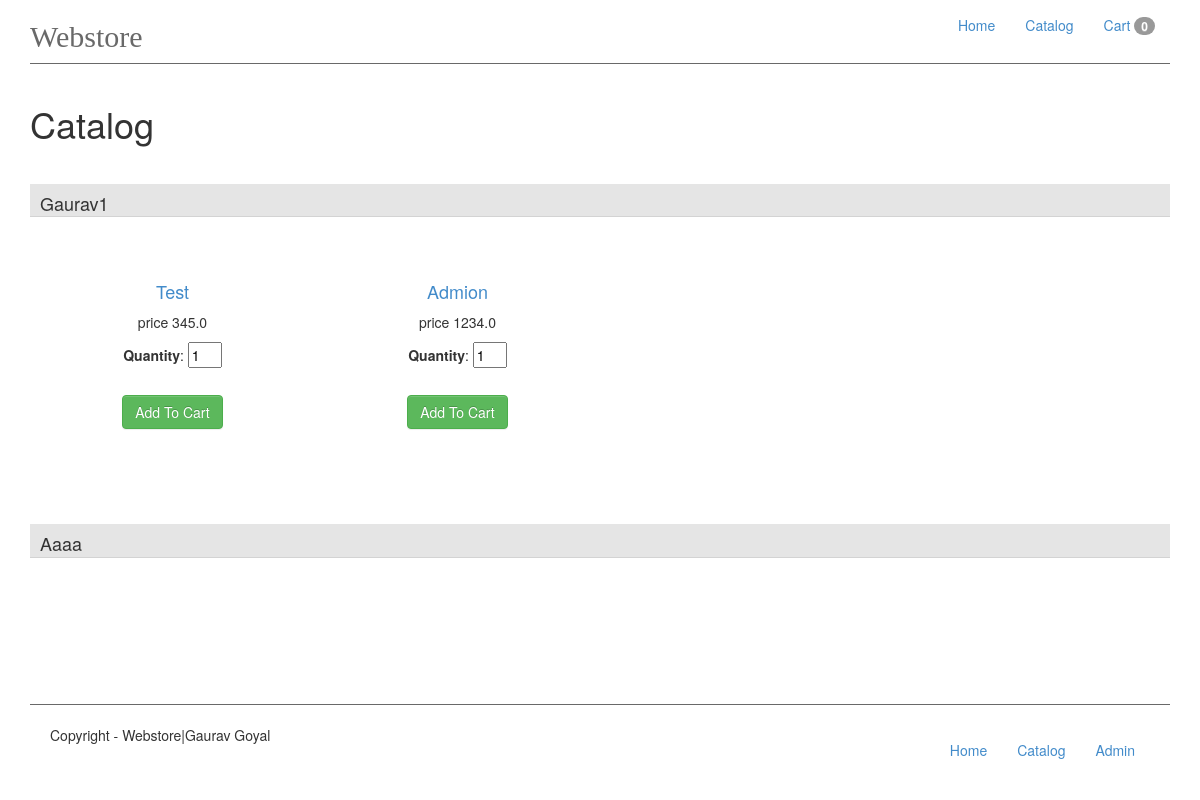
The app's page /catalog/, older data.
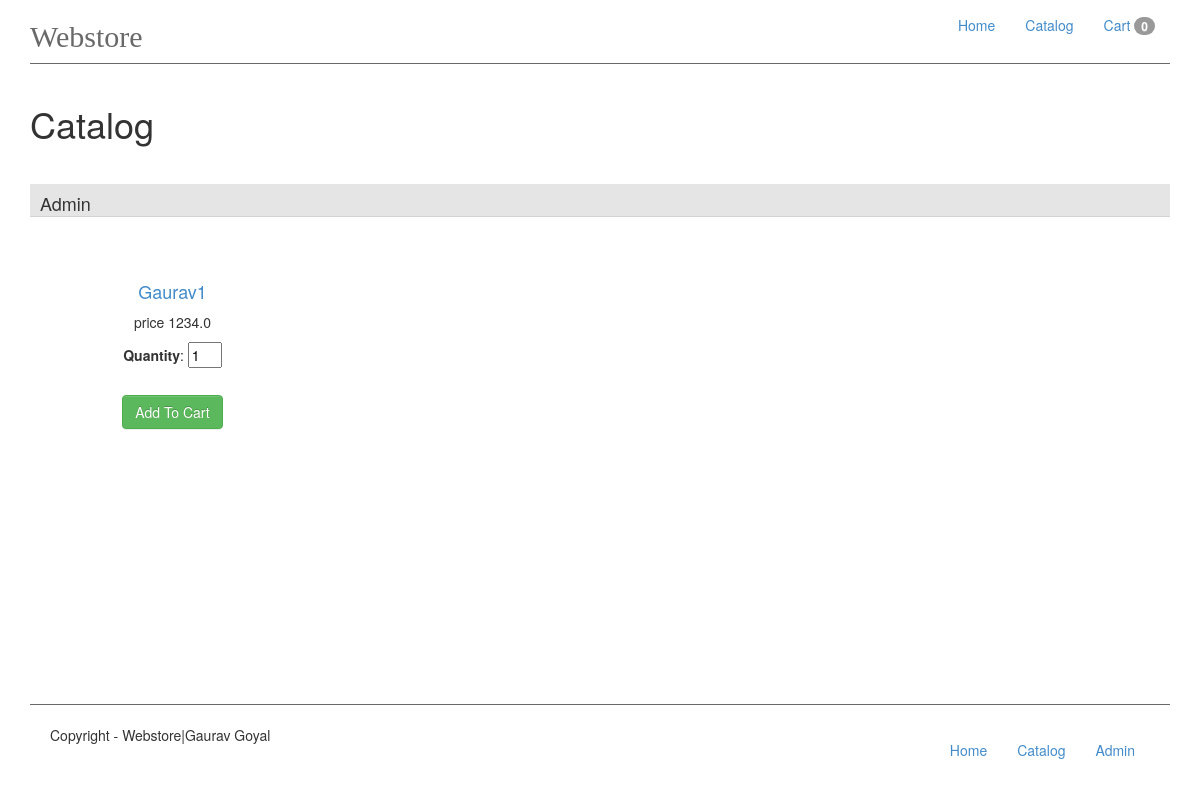
The same page, newer data.
### app/models.py (models this page shows, shortened)
class Category(db.Model):
    id = db.Column(db.Integer, primary_key=True)
    name = db.Column(db.String(50), unique=True, index=True)
    products = db.relationship('Product', backref='category', lazy='dynamic')

class Product(db.Model):
    id = db.Column(db.Integer, primary_key=True)
    name = db.Column(db.String(50), unique=True, index=True)
    price = db.Column(db.Float, index=True)
    description = db.Column(db.String(400), index=True)
    category_id = db.Column(db.Integer, db.ForeignKey('category.id'))
    cart = db.relationship('Cart', backref='products', lazy='dynamic')

### app/views.py (the view, shortened to what this page needs)
@app.route('/catalog/', methods=['GET', 'POST'])
def catalog():
    count = shoppingcart.cart_distinct_item_count()
    form = QuantityForm()
    category = Category.query.all()
    product = Product.query.all()
    return render_template('catalog.html', categories=category, products=product, form=form, count=count)

### app/forms.py
class QuantityForm(Form):
    quantity = TextField('Quantity', validators=[Required('Please eneter quantity.')], default=1)

### app/shoppingcart.py (called while the page is built)
def get_cart_id():
    if 'username' in session:
        return session['username']
    else:
        if request.cookies.get('anonymous_user'):
            cart_id = request.cookies.get('anonymous_user')
        else:
            cart_id = _genrate_cart_id()
        return cart_id

def _genrate_cart_id():
    cart_id = ''
    characters = 'ABCDEFGHIJKLMNOPQRSTUVWXYZabcdefghijklmnopqrstuvwxyz' \
                 '1234567890!@#$%^&*()'
    cart_id_length = 50
    for y in range(cart_id_length):
        cart_id += characters[random.randint(0, len(characters)-1)]
    return cart_id

def get_cart_items():
    cart_items = Cart.query.filter_by(cart_id=get_cart_id())
    return cart_items

def cart_distinct_item_count():
    return get_cart_items().count()

### app/templates/catalog.html (shortened to what this page needs)
{% extends 'base.html' %}
{% block content%}
<h1>Catalog</h1>
{% for category in categories %}
    <div class="row"><div id="show_products" class="col-md-12">
        <h4 id="category_name">{{ category.name }}</h4>
    <div>
        {% for product in products %}
        {% if category.id == product.category_id %}
       <div class="col-md-3" id="catalog_product">
       <div >    <h4 class="text-primary">{{ product.name }}</h4>
        <p>price {{ product.price }}</p>
            <form name="add_quantity" method="post">
            <label>{{ form.quantity.label }}</label>:
                {{ form.quantity(size=1) }}
                <br>
                <br>
            <input type="submit" value="Add To Cart" class="btn btn-success">
            </form></div>
       </div>
        {% endif %}
        {% endfor %}
    </div>
    </div></div>
{% endfor %}
{% endblock %}

### app/templates/base.html (shortened to what this page needs)
<!DOCTYPE HTML>
<html lang="en">
<head>
    <link rel="stylesheet" href="/static/css/bootstrap-theme.css">
    <link rel="stylesheet" href="/static/css/bootstrap.css">
    <link rel="stylesheet" href="/static/css/main.css">
</head>
<body>
<div class="container">
<header>
   <div class="row">
       <div class="col-md-4">
       <div class="pull-left" id="header"><h2>Webstore</h2></div>
   </div>
    <div class="col-md-8">
        <div class="pull-right">
        <ul class="nav navbar-nav">
        <li class="active"><a href="{{ url_for('index') }}">Home</a></li>
        <li><a href="{{ url_for('catalog')}}">Catalog</a></li>
        <li><a href="{{ url_for('cart')}}">Cart <span class="badge">{{ count }}</span></a></li>
      </ul>
    </div>
    </div>
   </div>
</header>
<div id="main">
 {% block content %} {% endblock %}
</div>
 <footer>
            <div class="row">
                <div class="col-md-6 .col-sm-6 pull-left" id="footer" >
                    Copyright - Webstore|Gaurav Goyal
                </div>
                <div class="col-md-6" id="footer-nav">
                    <ul class="nav navbar-nav pull-right">
                        <li><a href="#" >Home</a></li>
                        <li><a href="#">Catalog</a></li>
                        <li><a href="{{ url_for('admin_login') }}">Admin</a></li>
                    </ul>
                </div>
            </div>
        </footer>
</div>
</body>
</html>

### app/static/css/main.css (style rules this page uses)
body #main { min-height: 600px; }
header { border-bottom: 1px solid dimgray; padding: 0,20px; margin-bottom: 40px; }
header #header h2 { color: dimgray; font-weight: lighter; font-family: chalkboard; }
footer { border-top: 1px solid dimgray; padding: 20px; }
#main #show_products { margin-bottom: 20px; padding-top: 20px; }
#main #catalog_product { padding: 35px; }
#main #catalog_product>div { text-align: center; padding: 10px; }
#main #category_name { background-color: #e5e5e5; padding: 10px 10px 3px ; border-bottom: 1px solid lightgrey; }

Row changes from the older to the newer data that the page shows:
removed Product: name "Admion", price "1234.0", quantity.label "Quantity", quantity "1"
removed Category: name "Aaaa"
changed Category: name "Gaurav1" → "Admin"
changed Product: name "Test" → "Gaurav1"; price "345.0" → "1234.0"
